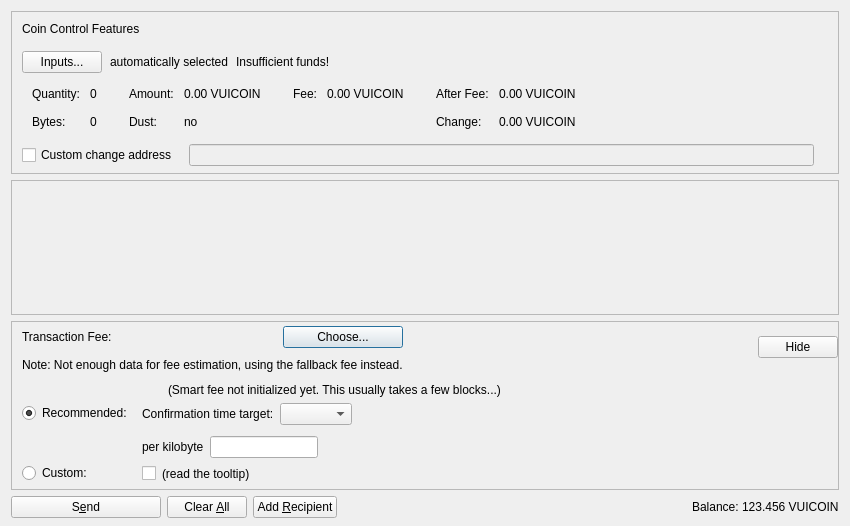
<?xml version="1.0" encoding="UTF-8"?>
<ui version="4.0">
 <class>SendCoinsDialog</class>
 <widget class="QDialog" name="SendCoinsDialog">
  <property name="geometry">
   <rect>
    <x>0</x>
    <y>0</y>
    <width>850</width>
    <height>526</height>
   </rect>
  </property>
  <property name="windowTitle">
   <string>Send Coins</string>
  </property>
  <layout class="QVBoxLayout" name="verticalLayout" stretch="0,1,0,0">
   <property name="bottomMargin">
    <number>8</number>
   </property>
   <item>
    <widget class="QFrame" name="frameCoinControl">
     <property name="sizePolicy">
      <sizepolicy hsizetype="Expanding" vsizetype="Expanding">
       <horstretch>0</horstretch>
       <verstretch>0</verstretch>
      </sizepolicy>
     </property>
     <property name="maximumSize">
      <size>
       <width>16777215</width>
       <height>16777215</height>
      </size>
     </property>
     <property name="frameShape">
      <enum>QFrame::StyledPanel</enum>
     </property>
     <property name="frameShadow">
      <enum>QFrame::Sunken</enum>
     </property>
     <layout class="QVBoxLayout" name="verticalLayoutCoinControl2">
      <property name="spacing">
       <number>0</number>
      </property>
      <property name="leftMargin">
       <number>0</number>
      </property>
      <property name="topMargin">
       <number>0</number>
      </property>
      <property name="rightMargin">
       <number>0</number>
      </property>
      <property name="bottomMargin">
       <number>6</number>
      </property>
      <item>
       <layout class="QVBoxLayout" name="verticalLayoutCoinControl" stretch="0,0,0,0,1">
        <property name="spacing">
         <number>0</number>
        </property>
        <property name="leftMargin">
         <number>10</number>
        </property>
        <property name="topMargin">
         <number>10</number>
        </property>
        <item>
         <layout class="QHBoxLayout" name="horizontalLayoutCoinControl1">
          <property name="bottomMargin">
           <number>15</number>
          </property>
          <item>
           <widget class="QLabel" name="labelCoinControlFeatures">
            <property name="sizePolicy">
             <sizepolicy hsizetype="Preferred" vsizetype="Maximum">
              <horstretch>0</horstretch>
              <verstretch>0</verstretch>
             </sizepolicy>
            </property>
            <property name="text">
             <string>Coin Control Features</string>
            </property>
           </widget>
          </item>
         </layout>
        </item>
        <item>
         <layout class="QHBoxLayout" name="horizontalLayoutCoinControl2" stretch="0,0,0,0">
          <property name="spacing">
           <number>8</number>
          </property>
          <property name="bottomMargin">
           <number>10</number>
          </property>
          <item>
           <widget class="QPushButton" name="pushButtonCoinControl">
            <property name="styleSheet">
             <string notr="true"/>
            </property>
            <property name="text">
             <string>Inputs...</string>
            </property>
            <property name="autoDefault">
             <bool>false</bool>
            </property>
           </widget>
          </item>
          <item>
           <widget class="QLabel" name="labelCoinControlAutomaticallySelected">
            <property name="text">
             <string>automatically selected</string>
            </property>
            <property name="margin">
             <number>5</number>
            </property>
           </widget>
          </item>
          <item>
           <widget class="QLabel" name="labelCoinControlInsuffFunds">
            <property name="text">
             <string>Insufficient funds!</string>
            </property>
            <property name="margin">
             <number>5</number>
            </property>
           </widget>
          </item>
          <item>
           <spacer name="horizontalSpacerCoinControl">
            <property name="orientation">
             <enum>Qt::Horizontal</enum>
            </property>
            <property name="sizeHint" stdset="0">
             <size>
              <width>40</width>
              <height>1</height>
             </size>
            </property>
           </spacer>
          </item>
         </layout>
        </item>
        <item>
         <widget class="QWidget" name="widgetCoinControl" native="true">
          <property name="sizePolicy">
           <sizepolicy hsizetype="Preferred" vsizetype="Preferred">
            <horstretch>0</horstretch>
            <verstretch>0</verstretch>
           </sizepolicy>
          </property>
          <property name="minimumSize">
           <size>
            <width>0</width>
            <height>0</height>
           </size>
          </property>
          <property name="styleSheet">
           <string notr="true"/>
          </property>
          <layout class="QHBoxLayout" name="horizontalLayoutCoinControl5">
           <property name="leftMargin">
            <number>0</number>
           </property>
           <property name="topMargin">
            <number>0</number>
           </property>
           <property name="rightMargin">
            <number>0</number>
           </property>
           <property name="bottomMargin">
            <number>0</number>
           </property>
           <item>
            <layout class="QHBoxLayout" name="horizontalLayoutCoinControl3" stretch="0,0,0,1">
             <property name="spacing">
              <number>20</number>
             </property>
             <property name="topMargin">
              <number>0</number>
             </property>
             <property name="bottomMargin">
              <number>10</number>
             </property>
             <item>
              <layout class="QFormLayout" name="formLayoutCoinControl1">
               <property name="horizontalSpacing">
                <number>10</number>
               </property>
               <property name="verticalSpacing">
                <number>14</number>
               </property>
               <property name="leftMargin">
                <number>10</number>
               </property>
               <property name="topMargin">
                <number>4</number>
               </property>
               <property name="rightMargin">
                <number>6</number>
               </property>
               <item row="0" column="0">
                <widget class="QLabel" name="labelCoinControlQuantityText">
                 <property name="text">
                  <string>Quantity:</string>
                 </property>
                 <property name="margin">
                  <number>0</number>
                 </property>
                </widget>
               </item>
               <item row="0" column="1">
                <widget class="QLabel" name="labelCoinControlQuantity">
                 <property name="cursor">
                  <cursorShape>IBeamCursor</cursorShape>
                 </property>
                 <property name="contextMenuPolicy">
                  <enum>Qt::ActionsContextMenu</enum>
                 </property>
                 <property name="text">
                  <string notr="true">0</string>
                 </property>
                 <property name="margin">
                  <number>0</number>
                 </property>
                 <property name="textInteractionFlags">
                  <set>Qt::LinksAccessibleByMouse|Qt::TextSelectableByKeyboard|Qt::TextSelectableByMouse</set>
                 </property>
                </widget>
               </item>
               <item row="1" column="0">
                <widget class="QLabel" name="labelCoinControlBytesText">
                 <property name="text">
                  <string>Bytes:</string>
                 </property>
                </widget>
               </item>
               <item row="1" column="1">
                <widget class="QLabel" name="labelCoinControlBytes">
                 <property name="cursor">
                  <cursorShape>IBeamCursor</cursorShape>
                 </property>
                 <property name="contextMenuPolicy">
                  <enum>Qt::ActionsContextMenu</enum>
                 </property>
                 <property name="text">
                  <string notr="true">0</string>
                 </property>
                 <property name="textInteractionFlags">
                  <set>Qt::LinksAccessibleByMouse|Qt::TextSelectableByKeyboard|Qt::TextSelectableByMouse</set>
                 </property>
                </widget>
               </item>
              </layout>
             </item>
             <item>
              <layout class="QFormLayout" name="formLayoutCoinControl2">
               <property name="horizontalSpacing">
                <number>10</number>
               </property>
               <property name="verticalSpacing">
                <number>14</number>
               </property>
               <property name="leftMargin">
                <number>6</number>
               </property>
               <property name="topMargin">
                <number>4</number>
               </property>
               <property name="rightMargin">
                <number>6</number>
               </property>
               <item row="0" column="0">
                <widget class="QLabel" name="labelCoinControlAmountText">
                 <property name="text">
                  <string>Amount:</string>
                 </property>
                 <property name="margin">
                  <number>0</number>
                 </property>
                </widget>
               </item>
               <item row="0" column="1">
                <widget class="QLabel" name="labelCoinControlAmount">
                 <property name="cursor">
                  <cursorShape>IBeamCursor</cursorShape>
                 </property>
                 <property name="contextMenuPolicy">
                  <enum>Qt::ActionsContextMenu</enum>
                 </property>
                 <property name="text">
                  <string notr="true">0.00 VUICOIN</string>
                 </property>
                 <property name="textInteractionFlags">
                  <set>Qt::LinksAccessibleByMouse|Qt::TextSelectableByKeyboard|Qt::TextSelectableByMouse</set>
                 </property>
                </widget>
               </item>
               <item row="1" column="0">
                <widget class="QLabel" name="labelCoinControlLowOutputText">
                 <property name="text">
                  <string>Dust:</string>
                 </property>
                </widget>
               </item>
               <item row="1" column="1">
                <widget class="QLabel" name="labelCoinControlLowOutput">
                 <property name="cursor">
                  <cursorShape>IBeamCursor</cursorShape>
                 </property>
                 <property name="contextMenuPolicy">
                  <enum>Qt::ActionsContextMenu</enum>
                 </property>
                 <property name="text">
                  <string notr="true">no</string>
                 </property>
                 <property name="textInteractionFlags">
                  <set>Qt::LinksAccessibleByMouse|Qt::TextSelectableByKeyboard|Qt::TextSelectableByMouse</set>
                 </property>
                </widget>
               </item>
              </layout>
             </item>
             <item>
              <layout class="QFormLayout" name="formLayoutCoinControl3">
               <property name="horizontalSpacing">
                <number>10</number>
               </property>
               <property name="verticalSpacing">
                <number>14</number>
               </property>
               <property name="leftMargin">
                <number>6</number>
               </property>
               <property name="topMargin">
                <number>4</number>
               </property>
               <property name="rightMargin">
                <number>6</number>
               </property>
               <item row="0" column="0">
                <widget class="QLabel" name="labelCoinControlFeeText">
                 <property name="text">
                  <string>Fee:</string>
                 </property>
                 <property name="margin">
                  <number>0</number>
                 </property>
                </widget>
               </item>
               <item row="0" column="1">
                <widget class="QLabel" name="labelCoinControlFee">
                 <property name="cursor">
                  <cursorShape>IBeamCursor</cursorShape>
                 </property>
                 <property name="contextMenuPolicy">
                  <enum>Qt::ActionsContextMenu</enum>
                 </property>
                 <property name="text">
                  <string notr="true">0.00 VUICOIN</string>
                 </property>
                 <property name="textInteractionFlags">
                  <set>Qt::LinksAccessibleByMouse|Qt::TextSelectableByKeyboard|Qt::TextSelectableByMouse</set>
                 </property>
                </widget>
               </item>
              </layout>
             </item>
             <item>
              <layout class="QFormLayout" name="formLayoutCoinControl4">
               <property name="horizontalSpacing">
                <number>10</number>
               </property>
               <property name="verticalSpacing">
                <number>14</number>
               </property>
               <property name="leftMargin">
                <number>6</number>
               </property>
               <property name="topMargin">
                <number>4</number>
               </property>
               <property name="rightMargin">
                <number>6</number>
               </property>
               <item row="0" column="0">
                <widget class="QLabel" name="labelCoinControlAfterFeeText">
                 <property name="text">
                  <string>After Fee:</string>
                 </property>
                 <property name="margin">
                  <number>0</number>
                 </property>
                </widget>
               </item>
               <item row="0" column="1">
                <widget class="QLabel" name="labelCoinControlAfterFee">
                 <property name="cursor">
                  <cursorShape>IBeamCursor</cursorShape>
                 </property>
                 <property name="contextMenuPolicy">
                  <enum>Qt::ActionsContextMenu</enum>
                 </property>
                 <property name="text">
                  <string notr="true">0.00 VUICOIN</string>
                 </property>
                 <property name="textInteractionFlags">
                  <set>Qt::LinksAccessibleByMouse|Qt::TextSelectableByKeyboard|Qt::TextSelectableByMouse</set>
                 </property>
                </widget>
               </item>
               <item row="1" column="0">
                <widget class="QLabel" name="labelCoinControlChangeText">
                 <property name="text">
                  <string>Change:</string>
                 </property>
                </widget>
               </item>
               <item row="1" column="1">
                <widget class="QLabel" name="labelCoinControlChange">
                 <property name="cursor">
                  <cursorShape>IBeamCursor</cursorShape>
                 </property>
                 <property name="contextMenuPolicy">
                  <enum>Qt::ActionsContextMenu</enum>
                 </property>
                 <property name="text">
                  <string notr="true">0.00 VUICOIN</string>
                 </property>
                 <property name="textInteractionFlags">
                  <set>Qt::LinksAccessibleByMouse|Qt::TextSelectableByKeyboard|Qt::TextSelectableByMouse</set>
                 </property>
                </widget>
               </item>
              </layout>
             </item>
            </layout>
           </item>
          </layout>
         </widget>
        </item>
        <item>
         <layout class="QHBoxLayout" name="horizontalLayoutCoinControl4" stretch="0,0,0">
          <property name="spacing">
           <number>12</number>
          </property>
          <property name="sizeConstraint">
           <enum>QLayout::SetDefaultConstraint</enum>
          </property>
          <property name="topMargin">
           <number>5</number>
          </property>
          <property name="rightMargin">
           <number>5</number>
          </property>
          <item>
           <widget class="QCheckBox" name="checkBoxCoinControlChange">
            <property name="toolTip">
             <string>If this is activated, but the change address is empty or invalid, change will be sent to a newly generated address.</string>
            </property>
            <property name="text">
             <string>Custom change address</string>
            </property>
           </widget>
          </item>
          <item>
           <widget class="QValidatedLineEdit" name="lineEditCoinControlChange">
            <property name="enabled">
             <bool>false</bool>
            </property>
            <property name="sizePolicy">
             <sizepolicy hsizetype="Expanding" vsizetype="Fixed">
              <horstretch>0</horstretch>
              <verstretch>0</verstretch>
             </sizepolicy>
            </property>
           </widget>
          </item>
          <item>
           <widget class="QLabel" name="labelCoinControlChangeLabel">
            <property name="sizePolicy">
             <sizepolicy hsizetype="Preferred" vsizetype="Expanding">
              <horstretch>0</horstretch>
              <verstretch>0</verstretch>
             </sizepolicy>
            </property>
            <property name="minimumSize">
             <size>
              <width>0</width>
              <height>0</height>
             </size>
            </property>
            <property name="text">
             <string/>
            </property>
            <property name="margin">
             <number>3</number>
            </property>
           </widget>
          </item>
         </layout>
        </item>
        <item>
         <spacer name="verticalSpacerCoinControl">
          <property name="orientation">
           <enum>Qt::Vertical</enum>
          </property>
          <property name="sizeHint" stdset="0">
           <size>
            <width>800</width>
            <height>1</height>
           </size>
          </property>
         </spacer>
        </item>
       </layout>
      </item>
     </layout>
    </widget>
   </item>
   <item>
    <widget class="QScrollArea" name="scrollArea">
     <property name="widgetResizable">
      <bool>true</bool>
     </property>
     <widget class="QWidget" name="scrollAreaWidgetContents">
      <property name="geometry">
       <rect>
        <x>0</x>
        <y>0</y>
        <width>830</width>
        <height>104</height>
       </rect>
      </property>
      <layout class="QVBoxLayout" name="verticalLayout_2" stretch="0,1">
       <property name="leftMargin">
        <number>0</number>
       </property>
       <property name="topMargin">
        <number>0</number>
       </property>
       <property name="rightMargin">
        <number>0</number>
       </property>
       <property name="bottomMargin">
        <number>0</number>
       </property>
       <item>
        <layout class="QVBoxLayout" name="entries">
         <property name="spacing">
          <number>6</number>
         </property>
        </layout>
       </item>
       <item>
        <spacer name="verticalSpacer">
         <property name="orientation">
          <enum>Qt::Vertical</enum>
         </property>
         <property name="sizeHint" stdset="0">
          <size>
           <width>20</width>
           <height>40</height>
          </size>
         </property>
        </spacer>
       </item>
      </layout>
     </widget>
    </widget>
   </item>
   <item>
    <widget class="QFrame" name="frameFee">
     <property name="sizePolicy">
      <sizepolicy hsizetype="Expanding" vsizetype="Expanding">
       <horstretch>0</horstretch>
       <verstretch>0</verstretch>
      </sizepolicy>
     </property>
     <property name="maximumSize">
      <size>
       <width>16777215</width>
       <height>16777215</height>
      </size>
     </property>
     <property name="frameShape">
      <enum>QFrame::StyledPanel</enum>
     </property>
     <property name="frameShadow">
      <enum>QFrame::Sunken</enum>
     </property>
     <layout class="QVBoxLayout" name="verticalLayoutFee1">
      <property name="spacing">
       <number>0</number>
      </property>
      <property name="leftMargin">
       <number>0</number>
      </property>
      <property name="topMargin">
       <number>0</number>
      </property>
      <property name="rightMargin">
       <number>0</number>
      </property>
      <property name="bottomMargin">
       <number>0</number>
      </property>
      <item>
       <layout class="QVBoxLayout" name="verticalLayoutFee2" stretch="0,0,0">
        <property name="spacing">
         <number>0</number>
        </property>
        <property name="leftMargin">
         <number>10</number>
        </property>
        <property name="topMargin">
         <number>0</number>
        </property>
        <item>
         <layout class="QHBoxLayout" name="horizontalLayoutFee1">
          <property name="bottomMargin">
           <number>0</number>
          </property>
          <item>
           <layout class="QVBoxLayout" name="verticalLayoutFee7">
            <property name="spacing">
             <number>0</number>
            </property>
            <item>
             <spacer name="verticalSpacerSmartFee">
              <property name="orientation">
               <enum>Qt::Vertical</enum>
              </property>
              <property name="sizeType">
               <enum>QSizePolicy::Fixed</enum>
              </property>
              <property name="sizeHint" stdset="0">
               <size>
                <width>1</width>
                <height>4</height>
               </size>
              </property>
             </spacer>
            </item>
            <item>
             <layout class="QHBoxLayout" name="horizontalLayoutSmartFee">
              <property name="spacing">
               <number>10</number>
              </property>
              <item>
               <widget class="QLabel" name="labelFeeHeadline">
                <property name="sizePolicy">
                 <sizepolicy hsizetype="Preferred" vsizetype="Maximum">
                  <horstretch>0</horstretch>
                  <verstretch>0</verstretch>
                 </sizepolicy>
                </property>
                <property name="text">
                 <string>Transaction Fee:</string>
                </property>
               </widget>
              </item>
              <item>
               <widget class="QLabel" name="labelFeeMinimized">
                <property name="text">
                 <string/>
                </property>
               </widget>
              </item>
              <item>
               <widget class="QPushButton" name="buttonChooseFee">
                <property name="text">
                 <string>Choose...</string>
                </property>
               </widget>
              </item>
             </layout>
            </item>
            <item>
             <spacer name="verticalSpacer_7">
              <property name="orientation">
               <enum>Qt::Vertical</enum>
              </property>
              <property name="sizeHint" stdset="0">
               <size>
                <width>1</width>
                <height>10</height>
               </size>
              </property>
             </spacer>
            </item>
            <item>
             <widget class="QLabel" name="fallbackFeeWarningLabel">
              <property name="toolTip">
               <string>Using the fallbackfee can result in sending a transaction that will take several hours or days (or never) to confirm. Consider choosing your fee manually or wait until you have validated the complete chain.</string>
              </property>
              <property name="text">
               <string>Note: Not enough data for fee estimation, using the fallback fee instead.</string>
              </property>
              <property name="wordWrap">
               <bool>false</bool>
              </property>
             </widget>
            </item>
            <item>
             <spacer name="verticalSpacer_5">
              <property name="orientation">
               <enum>Qt::Vertical</enum>
              </property>
              <property name="sizeHint" stdset="0">
               <size>
                <width>1</width>
                <height>1</height>
               </size>
              </property>
             </spacer>
            </item>
           </layout>
          </item>
          <item>
           <spacer name="horizontalSpacer_4">
            <property name="orientation">
             <enum>Qt::Horizontal</enum>
            </property>
            <property name="sizeHint" stdset="0">
             <size>
              <width>1</width>
              <height>1</height>
             </size>
            </property>
           </spacer>
          </item>
          <item>
           <widget class="QPushButton" name="buttonMinimizeFee">
            <property name="toolTip">
             <string>collapse fee-settings</string>
            </property>
            <property name="text">
             <string>Hide</string>
            </property>
           </widget>
          </item>
         </layout>
        </item>
        <item>
         <widget class="QFrame" name="frameFeeSelection">
          <layout class="QVBoxLayout" name="verticalLayoutFee12">
           <property name="spacing">
            <number>0</number>
           </property>
           <property name="leftMargin">
            <number>0</number>
           </property>
           <property name="topMargin">
            <number>0</number>
           </property>
           <property name="rightMargin">
            <number>0</number>
           </property>
           <property name="bottomMargin">
            <number>0</number>
           </property>
           <item>
            <layout class="QGridLayout" name="gridLayoutFee">
             <property name="topMargin">
              <number>10</number>
             </property>
             <property name="bottomMargin">
              <number>4</number>
             </property>
             <property name="horizontalSpacing">
              <number>10</number>
             </property>
             <property name="verticalSpacing">
              <number>4</number>
             </property>
             <item row="1" column="1">
              <layout class="QVBoxLayout" name="verticalLayoutFee8">
               <property name="spacing">
                <number>6</number>
               </property>
               <property name="topMargin">
                <number>3</number>
               </property>
               <item>
                <layout class="QHBoxLayout" name="horizontalLayoutFee13" stretch="0,0,1">
                 <item>
                  <widget class="QLabel" name="labelCustomPerKilobyte">
                   <property name="toolTip">
                    <string>If the custom fee is set to 1000 duffs and the transaction is only 250 bytes, then &quot;per kilobyte&quot; only pays 250 duffs in fee,&lt;br /&gt;while &quot;at least&quot; pays 1000 duffs. For transactions bigger than a kilobyte both pay by kilobyte.</string>
                   </property>
                   <property name="text">
                    <string>per kilobyte</string>
                   </property>
                  </widget>
                 </item>
                 <item>
                  <widget class="BitcoinAmountField" name="customFee"/>
                 </item>
                 <item>
                  <spacer name="horizontalSpacer_6">
                   <property name="orientation">
                    <enum>Qt::Horizontal</enum>
                   </property>
                   <property name="sizeHint" stdset="0">
                    <size>
                     <width>1</width>
                     <height>1</height>
                    </size>
                   </property>
                  </spacer>
                 </item>
                </layout>
               </item>
               <item>
                <layout class="QHBoxLayout" name="horizontalLayoutFee8">
                 <item>
                  <widget class="QCheckBox" name="checkBoxMinimumFee">
                   <property name="toolTip">
                    <string>Paying only the minimum fee is just fine as long as there is less transaction volume than space in the blocks.&lt;br /&gt;But be aware that this can end up in a never confirming transaction once there is more demand for dash transactions than the network can process.</string>
                   </property>
                   <property name="text">
                    <string/>
                   </property>
                  </widget>
                 </item>
                 <item>
                  <widget class="QLabel" name="labelMinFeeWarning">
                   <property name="enabled">
                    <bool>true</bool>
                   </property>
                   <property name="toolTip">
                    <string>Paying only the minimum fee is just fine as long as there is less transaction volume than space in the blocks.&lt;br /&gt;But be aware that this can end up in a never confirming transaction once there is more demand for dash transactions than the network can process.</string>
                   </property>
                   <property name="text">
                    <string>(read the tooltip)</string>
                   </property>
                   <property name="margin">
                    <number>5</number>
                   </property>
                  </widget>
                 </item>
                 <item>
                  <spacer name="horizontalSpacer_2">
                   <property name="orientation">
                    <enum>Qt::Horizontal</enum>
                   </property>
                   <property name="sizeHint" stdset="0">
                    <size>
                     <width>1</width>
                     <height>1</height>
                    </size>
                   </property>
                  </spacer>
                 </item>
                </layout>
               </item>
              </layout>
             </item>
             <item row="0" column="0">
              <layout class="QVBoxLayout" name="verticalLayoutFee4" stretch="0,1">
               <property name="topMargin">
                <number>20</number>
               </property>
               <property name="bottomMargin">
                <number>3</number>
               </property>
               <item>
                <widget class="QRadioButton" name="radioSmartFee">
                 <property name="text">
                  <string>Recommended:</string>
                 </property>
                 <property name="checked">
                  <bool>true</bool>
                 </property>
                 <attribute name="buttonGroup">
                  <string notr="true">groupFee</string>
                 </attribute>
                </widget>
               </item>
               <item>
                <spacer name="verticalSpacer_2">
                 <property name="orientation">
                  <enum>Qt::Vertical</enum>
                 </property>
                 <property name="sizeHint" stdset="0">
                  <size>
                   <width>1</width>
                   <height>1</height>
                  </size>
                 </property>
                </spacer>
               </item>
              </layout>
             </item>
             <item row="1" column="0">
              <layout class="QVBoxLayout" name="verticalLayoutFee9" stretch="0,1">
               <property name="topMargin">
                <number>30</number>
               </property>
               <item>
                <widget class="QRadioButton" name="radioCustomFee">
                 <property name="text">
                  <string>Custom:</string>
                 </property>
                 <attribute name="buttonGroup">
                  <string notr="true">groupFee</string>
                 </attribute>
                </widget>
               </item>
               <item>
                <spacer name="verticalSpacer_6">
                 <property name="orientation">
                  <enum>Qt::Vertical</enum>
                 </property>
                 <property name="sizeHint" stdset="0">
                  <size>
                   <width>1</width>
                   <height>1</height>
                  </size>
                 </property>
                </spacer>
               </item>
              </layout>
             </item>
             <item row="0" column="1">
              <layout class="QVBoxLayout" name="verticalLayoutFee3" stretch="0,0,1">
               <property name="spacing">
                <number>6</number>
               </property>
               <property name="topMargin">
                <number>0</number>
               </property>
               <property name="bottomMargin">
                <number>3</number>
               </property>
               <item>
                <layout class="QHBoxLayout" name="horizontalLayoutFee12">
                 <item>
                  <widget class="QLabel" name="labelSmartFee">
                   <property name="text">
                    <string/>
                   </property>
                   <property name="margin">
                    <number>2</number>
                   </property>
                  </widget>
                 </item>
                 <item>
                  <widget class="QLabel" name="labelFeeEstimation">
                   <property name="text">
                    <string/>
                   </property>
                  </widget>
                 </item>
                 <item>
                  <widget class="QLabel" name="labelSmartFee2">
                   <property name="text">
                    <string>(Smart fee not initialized yet. This usually takes a few blocks...)</string>
                   </property>
                   <property name="margin">
                    <number>2</number>
                   </property>
                  </widget>
                 </item>
                 <item>
                  <spacer name="horizontalSpacer_5">
                   <property name="orientation">
                    <enum>Qt::Horizontal</enum>
                   </property>
                   <property name="sizeHint" stdset="0">
                    <size>
                     <width>1</width>
                     <height>1</height>
                    </size>
                   </property>
                  </spacer>
                 </item>
                </layout>
               </item>
               <item>
                <layout class="QHBoxLayout" name="horizontalLayoutFee9">
                 <item>
                  <layout class="QVBoxLayout" name="verticalLayoutFee6">
                   <item>
                    <widget class="QLabel" name="labelSmartFee3">
                     <property name="text">
                      <string>Confirmation time target:</string>
                     </property>
                     <property name="margin">
                      <number>2</number>
                     </property>
                    </widget>
                   </item>
                  </layout>
                 </item>
                 <item>
                  <layout class="QVBoxLayout" name="verticalLayoutFee5">
                   <property name="rightMargin">
                    <number>30</number>
                   </property>
                   <item>
                    <layout class="QHBoxLayout" name="horizontalLayoutConfTarget">
                     <property name="bottomMargin">
                      <number>0</number>
                     </property>
                     <item>
                      <widget class="QComboBox" name="confTargetSelector"/>
                     </item>
                     <item>
                      <spacer name="horizontalSpacerConfTarget">
                       <property name="orientation">
                        <enum>Qt::Horizontal</enum>
                       </property>
                       <property name="sizeHint" stdset="0">
                        <size>
                         <width>40</width>
                         <height>20</height>
                        </size>
                       </property>
                      </spacer>
                     </item>
                    </layout>
                   </item>
                  </layout>
                 </item>
                </layout>
               </item>
               <item>
                <spacer name="verticalSpacer_4">
                 <property name="orientation">
                  <enum>Qt::Vertical</enum>
                 </property>
                 <property name="sizeHint" stdset="0">
                  <size>
                   <width>1</width>
                   <height>1</height>
                  </size>
                 </property>
                </spacer>
               </item>
              </layout>
             </item>
            </layout>
           </item>
          </layout>
         </widget>
        </item>
        <item>
         <spacer name="verticalSpacerFee">
          <property name="orientation">
           <enum>Qt::Vertical</enum>
          </property>
          <property name="sizeHint" stdset="0">
           <size>
            <width>800</width>
            <height>1</height>
           </size>
          </property>
         </spacer>
        </item>
       </layout>
      </item>
     </layout>
    </widget>
   </item>
   <item>
    <layout class="QHBoxLayout" name="horizontalLayout">
     <item>
      <widget class="QPushButton" name="sendButton">
       <property name="minimumSize">
        <size>
         <width>150</width>
         <height>0</height>
        </size>
       </property>
       <property name="toolTip">
        <string>Confirm the send action</string>
       </property>
       <property name="text">
        <string>S&amp;end</string>
       </property>
       <property name="autoDefault">
        <bool>false</bool>
       </property>
       <property name="default">
        <bool>false</bool>
       </property>
      </widget>
     </item>
     <item>
      <widget class="QPushButton" name="clearButton">
       <property name="sizePolicy">
        <sizepolicy hsizetype="Minimum" vsizetype="Fixed">
         <horstretch>0</horstretch>
         <verstretch>0</verstretch>
        </sizepolicy>
       </property>
       <property name="toolTip">
        <string>Clear all fields of the form.</string>
       </property>
       <property name="text">
        <string>Clear &amp;All</string>
       </property>
       <property name="autoDefault">
        <bool>false</bool>
       </property>
      </widget>
     </item>
     <item>
      <widget class="QPushButton" name="addButton">
       <property name="toolTip">
        <string>Send to multiple recipients at once</string>
       </property>
       <property name="text">
        <string>Add &amp;Recipient</string>
       </property>
       <property name="autoDefault">
        <bool>false</bool>
       </property>
      </widget>
     </item>
     <item>
      <spacer name="horizontalSpacer">
       <property name="orientation">
        <enum>Qt::Horizontal</enum>
       </property>
       <property name="sizeHint" stdset="0">
        <size>
         <width>40</width>
         <height>20</height>
        </size>
       </property>
      </spacer>
     </item>
     <item>
      <layout class="QHBoxLayout" name="horizontalLayout_2">
       <property name="spacing">
        <number>3</number>
       </property>
       <item>
        <widget class="QLabel" name="labelBalanceText">
         <property name="text">
          <string>Balance:</string>
         </property>
        </widget>
       </item>
       <item>
        <widget class="QLabel" name="labelBalance">
         <property name="sizePolicy">
          <sizepolicy hsizetype="Preferred" vsizetype="Preferred">
           <horstretch>0</horstretch>
           <verstretch>0</verstretch>
          </sizepolicy>
         </property>
         <property name="cursor">
          <cursorShape>IBeamCursor</cursorShape>
         </property>
         <property name="text">
          <string notr="true">123.456 VUICOIN</string>
         </property>
         <property name="textInteractionFlags">
          <set>Qt::LinksAccessibleByMouse|Qt::TextSelectableByKeyboard|Qt::TextSelectableByMouse</set>
         </property>
        </widget>
       </item>
      </layout>
     </item>
    </layout>
   </item>
  </layout>
 </widget>
 <customwidgets>
  <customwidget>
   <class>QValidatedLineEdit</class>
   <extends>QLineEdit</extends>
   <header>qt/qvalidatedlineedit.h</header>
  </customwidget>
  <customwidget>
   <class>BitcoinAmountField</class>
   <extends>QLineEdit</extends>
   <header>qt/bitcoinamountfield.h</header>
   <container>1</container>
  </customwidget>
 </customwidgets>
 <resources>
  <include location="../dash.qrc"/>
 </resources>
 <connections/>
 <buttongroups>
  <buttongroup name="groupFee"/>
 </buttongroups>
</ui>
